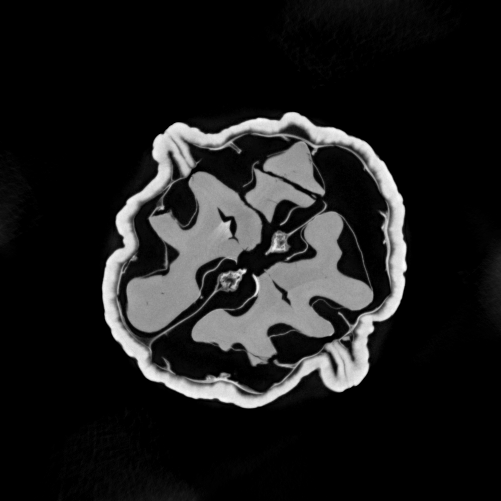
#> input picture Classic Reconstructions/usable_full_AGD_50_000257_19.tiff, 501 x 501 px, found by its file name
$ jupyter execute --allow-errors inverse_autumn_school_TV.ipynb
#> lines starting #> are read from the running program, lines starting #| are printed output that depends on the picture
## Classical image denoising algorithms for autumn school in University of Cambridge

In this notebook there are five different image denoising algorithms which have been coded mostly with a Python library called "Operator Discretization Library (ODL)". <br>
Before iterative algorithms there is a little bit of mathematical background on what is happening in coming code section and hopefully it helps to understand the code.

[cell 1]
### The packages needed for this notebook to run through.

import odl
import cv2 as cv
import numpy as np
import matplotlib.pyplot as plt
# from select_image import select_image
# from select_geometry import geometry_and_ray_trafo
# from select_algorithm import algorithm

[cell 2]
### Here one loads the image which is used in these classical algorithms.

### Define your own path to the image.
path = r'C:\Users\Antti\Downloads\usable_full_AGD_50_000257_19.tiff'

### Load the image.
image = cv.imread(path, cv.IMREAD_UNCHANGED)
#> image is the input picture: shape (501, 501) float32; min 0, max 0.0661, mean 0.00757
image = image[90:410, 90:410]
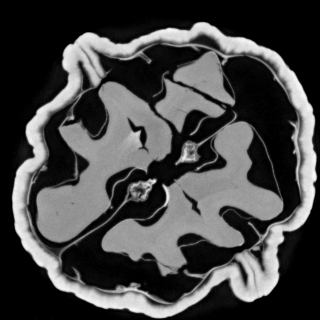
#> image: shape (320, 320) float32; min 0, max 0.0661, mean 0.0182; drawn with min black and max white
# image = image[0:320:factor, 0:320:factor]

### Normalizing the image and taking its shape.
image = image / np.max(np.max(image))
shape = np.shape(image)
#> shape = (320, 320)
